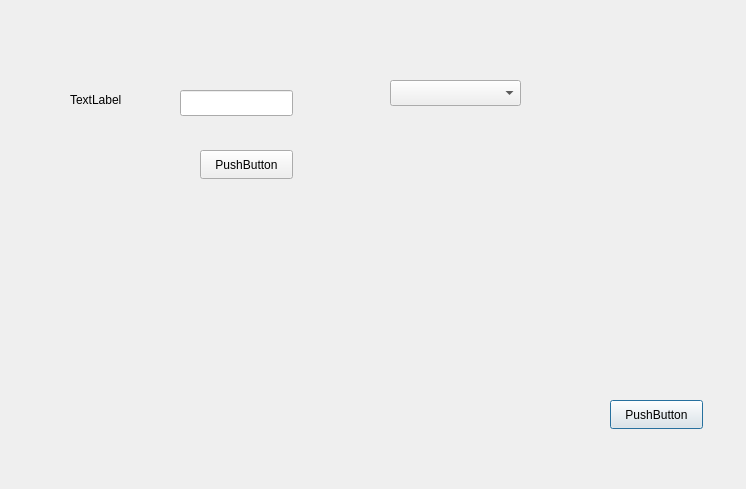
<?xml version="1.0" encoding="UTF-8"?>
<ui version="4.0">
 <class>popgodzinawyjazdu</class>
 <widget class="QDialog" name="popgodzinawyjazdu">
  <property name="geometry">
   <rect>
    <x>0</x>
    <y>0</y>
    <width>746</width>
    <height>489</height>
   </rect>
  </property>
  <property name="windowTitle">
   <string>Dialog</string>
  </property>
  <widget class="QPushButton" name="pbtGodzinaWyjazduExit">
   <property name="geometry">
    <rect>
     <x>610</x>
     <y>400</y>
     <width>93</width>
     <height>29</height>
    </rect>
   </property>
   <property name="text">
    <string>PushButton</string>
   </property>
  </widget>
  <widget class="QComboBox" name="comboBox">
   <property name="geometry">
    <rect>
     <x>390</x>
     <y>80</y>
     <width>131</width>
     <height>26</height>
    </rect>
   </property>
  </widget>
  <widget class="QLabel" name="label">
   <property name="geometry">
    <rect>
     <x>70</x>
     <y>90</y>
     <width>63</width>
     <height>20</height>
    </rect>
   </property>
   <property name="text">
    <string>TextLabel</string>
   </property>
  </widget>
  <widget class="QLineEdit" name="lineEdit">
   <property name="geometry">
    <rect>
     <x>180</x>
     <y>90</y>
     <width>113</width>
     <height>26</height>
    </rect>
   </property>
  </widget>
  <widget class="QPushButton" name="btnDodajGodzineWyjazdu">
   <property name="geometry">
    <rect>
     <x>200</x>
     <y>150</y>
     <width>93</width>
     <height>29</height>
    </rect>
   </property>
   <property name="text">
    <string>PushButton</string>
   </property>
  </widget>
 </widget>
 <resources/>
 <connections/>
</ui>
